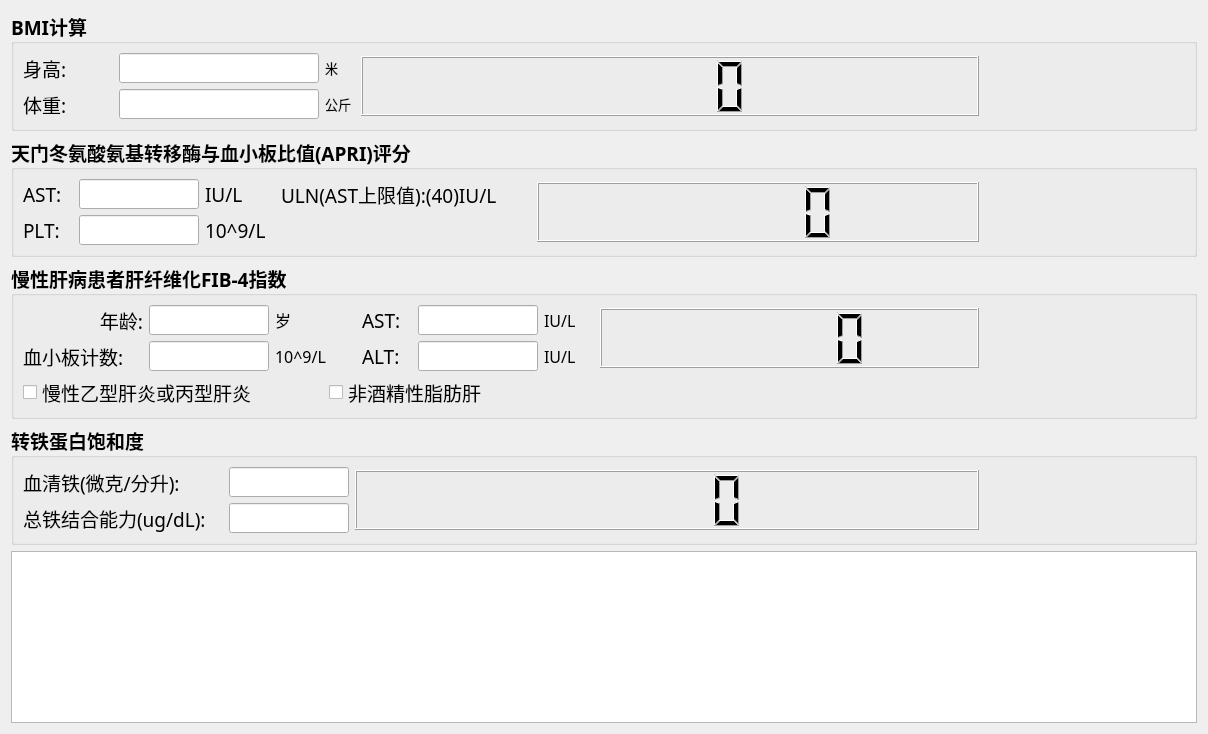
<?xml version="1.0" encoding="UTF-8"?>
<ui version="4.0">
 <class>BMI_Form</class>
 <widget class="QWidget" name="BMI_Form">
  <property name="geometry">
   <rect>
    <x>0</x>
    <y>0</y>
    <width>1208</width>
    <height>734</height>
   </rect>
  </property>
  <property name="minimumSize">
   <size>
    <width>980</width>
    <height>650</height>
   </size>
  </property>
  <property name="windowTitle">
   <string>Form</string>
  </property>
  <layout class="QVBoxLayout" name="verticalLayout">
   <item>
    <widget class="QGroupBox" name="groupBox">
     <property name="font">
      <font>
       <family>微软雅黑</family>
       <pointsize>14</pointsize>
       <weight>75</weight>
       <bold>true</bold>
      </font>
     </property>
     <property name="title">
      <string>BMI计算</string>
     </property>
     <layout class="QGridLayout" name="gridLayout">
      <item row="0" column="0">
       <widget class="QLabel" name="height_label">
        <property name="sizePolicy">
         <sizepolicy hsizetype="Fixed" vsizetype="Fixed">
          <horstretch>0</horstretch>
          <verstretch>0</verstretch>
         </sizepolicy>
        </property>
        <property name="minimumSize">
         <size>
          <width>90</width>
          <height>30</height>
         </size>
        </property>
        <property name="maximumSize">
         <size>
          <width>90</width>
          <height>30</height>
         </size>
        </property>
        <property name="font">
         <font>
          <family>微软雅黑</family>
          <pointsize>14</pointsize>
          <weight>50</weight>
          <bold>false</bold>
         </font>
        </property>
        <property name="text">
         <string>身高: </string>
        </property>
       </widget>
      </item>
      <item row="0" column="1">
       <widget class="QLineEdit" name="height_lineEdit">
        <property name="sizePolicy">
         <sizepolicy hsizetype="Fixed" vsizetype="Fixed">
          <horstretch>0</horstretch>
          <verstretch>0</verstretch>
         </sizepolicy>
        </property>
        <property name="minimumSize">
         <size>
          <width>200</width>
          <height>30</height>
         </size>
        </property>
        <property name="maximumSize">
         <size>
          <width>200</width>
          <height>30</height>
         </size>
        </property>
        <property name="font">
         <font>
          <pointsize>16</pointsize>
          <weight>75</weight>
          <bold>true</bold>
         </font>
        </property>
       </widget>
      </item>
      <item row="0" column="2">
       <widget class="QLabel" name="label">
        <property name="maximumSize">
         <size>
          <width>30</width>
          <height>16777215</height>
         </size>
        </property>
        <property name="font">
         <font>
          <family>微软雅黑</family>
          <pointsize>10</pointsize>
          <weight>50</weight>
          <bold>false</bold>
         </font>
        </property>
        <property name="text">
         <string>米</string>
        </property>
       </widget>
      </item>
      <item row="0" column="3" rowspan="2">
       <widget class="QLCDNumber" name="bmi_lcdNumber">
        <property name="minimumSize">
         <size>
          <width>0</width>
          <height>60</height>
         </size>
        </property>
        <property name="maximumSize">
         <size>
          <width>1677215</width>
          <height>60</height>
         </size>
        </property>
        <property name="font">
         <font>
          <family>微软雅黑</family>
          <pointsize>14</pointsize>
          <weight>75</weight>
          <bold>true</bold>
         </font>
        </property>
       </widget>
      </item>
      <item row="0" column="4" rowspan="2">
       <widget class="QLabel" name="bmi_res_label">
        <property name="minimumSize">
         <size>
          <width>200</width>
          <height>60</height>
         </size>
        </property>
        <property name="maximumSize">
         <size>
          <width>200</width>
          <height>60</height>
         </size>
        </property>
        <property name="font">
         <font>
          <pointsize>48</pointsize>
         </font>
        </property>
        <property name="text">
         <string/>
        </property>
       </widget>
      </item>
      <item row="1" column="0">
       <widget class="QLabel" name="wight_label">
        <property name="sizePolicy">
         <sizepolicy hsizetype="Fixed" vsizetype="Fixed">
          <horstretch>0</horstretch>
          <verstretch>0</verstretch>
         </sizepolicy>
        </property>
        <property name="minimumSize">
         <size>
          <width>90</width>
          <height>30</height>
         </size>
        </property>
        <property name="maximumSize">
         <size>
          <width>90</width>
          <height>30</height>
         </size>
        </property>
        <property name="font">
         <font>
          <family>微软雅黑</family>
          <pointsize>14</pointsize>
          <weight>50</weight>
          <bold>false</bold>
         </font>
        </property>
        <property name="text">
         <string>体重:</string>
        </property>
       </widget>
      </item>
      <item row="1" column="1">
       <widget class="QLineEdit" name="weight_lineEdit">
        <property name="sizePolicy">
         <sizepolicy hsizetype="Fixed" vsizetype="Fixed">
          <horstretch>0</horstretch>
          <verstretch>0</verstretch>
         </sizepolicy>
        </property>
        <property name="minimumSize">
         <size>
          <width>200</width>
          <height>30</height>
         </size>
        </property>
        <property name="maximumSize">
         <size>
          <width>200</width>
          <height>30</height>
         </size>
        </property>
        <property name="font">
         <font>
          <pointsize>16</pointsize>
          <weight>75</weight>
          <bold>true</bold>
         </font>
        </property>
       </widget>
      </item>
      <item row="1" column="2">
       <widget class="QLabel" name="label_2">
        <property name="maximumSize">
         <size>
          <width>35</width>
          <height>16777215</height>
         </size>
        </property>
        <property name="font">
         <font>
          <family>微软雅黑</family>
          <pointsize>10</pointsize>
          <weight>50</weight>
          <bold>false</bold>
         </font>
        </property>
        <property name="text">
         <string>公斤</string>
        </property>
       </widget>
      </item>
     </layout>
    </widget>
   </item>
   <item>
    <widget class="QGroupBox" name="arpi_groupBox">
     <property name="font">
      <font>
       <family>微软雅黑</family>
       <pointsize>14</pointsize>
       <weight>75</weight>
       <bold>true</bold>
      </font>
     </property>
     <property name="title">
      <string>天门冬氨酸氨基转移酶与血小板比值(APRI)评分</string>
     </property>
     <layout class="QGridLayout" name="gridLayout_7">
      <item row="0" column="0">
       <widget class="QLabel" name="AST_label">
        <property name="minimumSize">
         <size>
          <width>50</width>
          <height>30</height>
         </size>
        </property>
        <property name="maximumSize">
         <size>
          <width>50</width>
          <height>30</height>
         </size>
        </property>
        <property name="font">
         <font>
          <family>微软雅黑</family>
          <pointsize>14</pointsize>
          <weight>50</weight>
          <bold>false</bold>
         </font>
        </property>
        <property name="text">
         <string>AST:</string>
        </property>
       </widget>
      </item>
      <item row="0" column="1">
       <widget class="QLineEdit" name="AST_lineEdit">
        <property name="minimumSize">
         <size>
          <width>120</width>
          <height>30</height>
         </size>
        </property>
        <property name="maximumSize">
         <size>
          <width>120</width>
          <height>30</height>
         </size>
        </property>
        <property name="font">
         <font>
          <pointsize>16</pointsize>
          <weight>75</weight>
          <bold>true</bold>
         </font>
        </property>
       </widget>
      </item>
      <item row="0" column="2">
       <widget class="QLabel" name="AST_unit_label">
        <property name="minimumSize">
         <size>
          <width>50</width>
          <height>30</height>
         </size>
        </property>
        <property name="maximumSize">
         <size>
          <width>50</width>
          <height>30</height>
         </size>
        </property>
        <property name="font">
         <font>
          <family>微软雅黑</family>
          <pointsize>14</pointsize>
          <weight>50</weight>
          <bold>false</bold>
         </font>
        </property>
        <property name="text">
         <string>IU/L</string>
        </property>
       </widget>
      </item>
      <item row="0" column="3">
       <widget class="QLabel" name="ULN_label">
        <property name="minimumSize">
         <size>
          <width>250</width>
          <height>30</height>
         </size>
        </property>
        <property name="maximumSize">
         <size>
          <width>250</width>
          <height>30</height>
         </size>
        </property>
        <property name="font">
         <font>
          <family>微软雅黑</family>
          <pointsize>14</pointsize>
          <weight>50</weight>
          <bold>false</bold>
         </font>
        </property>
        <property name="text">
         <string>ULN(AST上限值):(40)IU/L</string>
        </property>
       </widget>
      </item>
      <item row="0" column="4" rowspan="2">
       <widget class="QLCDNumber" name="arp_lcdNumber">
        <property name="minimumSize">
         <size>
          <width>200</width>
          <height>60</height>
         </size>
        </property>
        <property name="maximumSize">
         <size>
          <width>16777215</width>
          <height>60</height>
         </size>
        </property>
       </widget>
      </item>
      <item row="0" column="5" rowspan="2">
       <widget class="QLabel" name="arp_res_label">
        <property name="minimumSize">
         <size>
          <width>200</width>
          <height>60</height>
         </size>
        </property>
        <property name="maximumSize">
         <size>
          <width>200</width>
          <height>60</height>
         </size>
        </property>
        <property name="font">
         <font>
          <pointsize>28</pointsize>
         </font>
        </property>
        <property name="text">
         <string/>
        </property>
       </widget>
      </item>
      <item row="1" column="0">
       <widget class="QLabel" name="AST_label_2">
        <property name="minimumSize">
         <size>
          <width>50</width>
          <height>30</height>
         </size>
        </property>
        <property name="maximumSize">
         <size>
          <width>50</width>
          <height>30</height>
         </size>
        </property>
        <property name="font">
         <font>
          <family>微软雅黑</family>
          <pointsize>14</pointsize>
          <weight>50</weight>
          <bold>false</bold>
         </font>
        </property>
        <property name="text">
         <string>PLT:</string>
        </property>
       </widget>
      </item>
      <item row="1" column="1">
       <widget class="QLineEdit" name="PLT_lineEdit">
        <property name="minimumSize">
         <size>
          <width>120</width>
          <height>30</height>
         </size>
        </property>
        <property name="maximumSize">
         <size>
          <width>120</width>
          <height>30</height>
         </size>
        </property>
        <property name="font">
         <font>
          <pointsize>16</pointsize>
          <weight>75</weight>
          <bold>true</bold>
         </font>
        </property>
       </widget>
      </item>
      <item row="1" column="2">
       <widget class="QLabel" name="PLT_unit_label">
        <property name="minimumSize">
         <size>
          <width>70</width>
          <height>30</height>
         </size>
        </property>
        <property name="maximumSize">
         <size>
          <width>70</width>
          <height>30</height>
         </size>
        </property>
        <property name="font">
         <font>
          <family>微软雅黑</family>
          <pointsize>14</pointsize>
          <weight>50</weight>
          <bold>false</bold>
         </font>
        </property>
        <property name="text">
         <string>10^9/L</string>
        </property>
       </widget>
      </item>
     </layout>
    </widget>
   </item>
   <item>
    <widget class="QGroupBox" name="fib4_groupBox">
     <property name="font">
      <font>
       <family>微软雅黑</family>
       <pointsize>14</pointsize>
       <weight>75</weight>
       <bold>true</bold>
      </font>
     </property>
     <property name="title">
      <string>慢性肝病患者肝纤维化FIB-4指数</string>
     </property>
     <layout class="QGridLayout" name="gridLayout_3">
      <item row="0" column="0">
       <layout class="QHBoxLayout" name="horizontalLayout_7">
        <item>
         <layout class="QGridLayout" name="gridLayout_2">
          <item row="0" column="0">
           <layout class="QHBoxLayout" name="horizontalLayout">
            <item>
             <widget class="QLabel" name="age_label">
              <property name="enabled">
               <bool>true</bool>
              </property>
              <property name="minimumSize">
               <size>
                <width>120</width>
                <height>30</height>
               </size>
              </property>
              <property name="maximumSize">
               <size>
                <width>120</width>
                <height>30</height>
               </size>
              </property>
              <property name="font">
               <font>
                <family>微软雅黑</family>
                <pointsize>14</pointsize>
                <weight>50</weight>
                <bold>false</bold>
               </font>
              </property>
              <property name="text">
               <string>年龄:</string>
              </property>
              <property name="alignment">
               <set>Qt::AlignRight|Qt::AlignTrailing|Qt::AlignVCenter</set>
              </property>
             </widget>
            </item>
            <item>
             <widget class="QLineEdit" name="age_lineEdit">
              <property name="minimumSize">
               <size>
                <width>120</width>
                <height>30</height>
               </size>
              </property>
              <property name="maximumSize">
               <size>
                <width>120</width>
                <height>30</height>
               </size>
              </property>
              <property name="font">
               <font>
                <family>微软雅黑</family>
                <pointsize>16</pointsize>
                <weight>50</weight>
                <bold>false</bold>
               </font>
              </property>
              <property name="text">
               <string/>
              </property>
             </widget>
            </item>
            <item>
             <widget class="QLabel" name="age_unit_label">
              <property name="minimumSize">
               <size>
                <width>80</width>
                <height>30</height>
               </size>
              </property>
              <property name="maximumSize">
               <size>
                <width>81</width>
                <height>30</height>
               </size>
              </property>
              <property name="font">
               <font>
                <family>微软雅黑</family>
                <pointsize>12</pointsize>
                <weight>50</weight>
                <bold>false</bold>
               </font>
              </property>
              <property name="text">
               <string>岁</string>
              </property>
             </widget>
            </item>
           </layout>
          </item>
          <item row="0" column="1">
           <layout class="QHBoxLayout" name="horizontalLayout_3">
            <item>
             <widget class="QLabel" name="fib_ast_label">
              <property name="minimumSize">
               <size>
                <width>50</width>
                <height>30</height>
               </size>
              </property>
              <property name="maximumSize">
               <size>
                <width>50</width>
                <height>30</height>
               </size>
              </property>
              <property name="font">
               <font>
                <family>微软雅黑</family>
                <pointsize>14</pointsize>
                <weight>50</weight>
                <bold>false</bold>
               </font>
              </property>
              <property name="text">
               <string>AST:</string>
              </property>
             </widget>
            </item>
            <item>
             <widget class="QLineEdit" name="fib_ast_lineEdit">
              <property name="minimumSize">
               <size>
                <width>120</width>
                <height>30</height>
               </size>
              </property>
              <property name="maximumSize">
               <size>
                <width>120</width>
                <height>30</height>
               </size>
              </property>
              <property name="font">
               <font>
                <family>微软雅黑</family>
                <pointsize>16</pointsize>
                <weight>50</weight>
                <bold>false</bold>
               </font>
              </property>
             </widget>
            </item>
            <item>
             <widget class="QLabel" name="fib_ast_unit_label">
              <property name="minimumSize">
               <size>
                <width>50</width>
                <height>30</height>
               </size>
              </property>
              <property name="maximumSize">
               <size>
                <width>50</width>
                <height>30</height>
               </size>
              </property>
              <property name="font">
               <font>
                <family>微软雅黑</family>
                <pointsize>12</pointsize>
                <weight>50</weight>
                <bold>false</bold>
               </font>
              </property>
              <property name="text">
               <string>IU/L</string>
              </property>
             </widget>
            </item>
           </layout>
          </item>
          <item row="1" column="0">
           <layout class="QHBoxLayout" name="horizontalLayout_2">
            <item>
             <widget class="QLabel" name="bcc_label">
              <property name="minimumSize">
               <size>
                <width>120</width>
                <height>30</height>
               </size>
              </property>
              <property name="maximumSize">
               <size>
                <width>120</width>
                <height>30</height>
               </size>
              </property>
              <property name="font">
               <font>
                <family>微软雅黑</family>
                <pointsize>14</pointsize>
                <weight>50</weight>
                <bold>false</bold>
               </font>
              </property>
              <property name="text">
               <string>血小板计数:</string>
              </property>
             </widget>
            </item>
            <item>
             <widget class="QLineEdit" name="bcc_lineEdit">
              <property name="minimumSize">
               <size>
                <width>120</width>
                <height>30</height>
               </size>
              </property>
              <property name="maximumSize">
               <size>
                <width>120</width>
                <height>30</height>
               </size>
              </property>
              <property name="font">
               <font>
                <family>微软雅黑</family>
                <pointsize>16</pointsize>
                <weight>50</weight>
                <bold>false</bold>
               </font>
              </property>
              <property name="text">
               <string/>
              </property>
             </widget>
            </item>
            <item>
             <widget class="QLabel" name="bcc_unit_label">
              <property name="minimumSize">
               <size>
                <width>80</width>
                <height>30</height>
               </size>
              </property>
              <property name="maximumSize">
               <size>
                <width>80</width>
                <height>30</height>
               </size>
              </property>
              <property name="font">
               <font>
                <family>微软雅黑</family>
                <pointsize>12</pointsize>
                <weight>50</weight>
                <bold>false</bold>
               </font>
              </property>
              <property name="text">
               <string>10^9/L</string>
              </property>
             </widget>
            </item>
           </layout>
          </item>
          <item row="1" column="1">
           <layout class="QHBoxLayout" name="horizontalLayout_4">
            <item>
             <widget class="QLabel" name="fib_alt_label">
              <property name="minimumSize">
               <size>
                <width>50</width>
                <height>30</height>
               </size>
              </property>
              <property name="maximumSize">
               <size>
                <width>50</width>
                <height>30</height>
               </size>
              </property>
              <property name="font">
               <font>
                <family>微软雅黑</family>
                <pointsize>14</pointsize>
                <weight>50</weight>
                <bold>false</bold>
               </font>
              </property>
              <property name="text">
               <string>ALT:</string>
              </property>
             </widget>
            </item>
            <item>
             <widget class="QLineEdit" name="fib_alt_lineEdit">
              <property name="minimumSize">
               <size>
                <width>120</width>
                <height>30</height>
               </size>
              </property>
              <property name="maximumSize">
               <size>
                <width>120</width>
                <height>30</height>
               </size>
              </property>
              <property name="font">
               <font>
                <family>微软雅黑</family>
                <pointsize>16</pointsize>
                <weight>50</weight>
                <bold>false</bold>
               </font>
              </property>
              <property name="text">
               <string/>
              </property>
             </widget>
            </item>
            <item>
             <widget class="QLabel" name="fib_alt_unit_label">
              <property name="minimumSize">
               <size>
                <width>50</width>
                <height>30</height>
               </size>
              </property>
              <property name="maximumSize">
               <size>
                <width>50</width>
                <height>30</height>
               </size>
              </property>
              <property name="font">
               <font>
                <family>微软雅黑</family>
                <pointsize>12</pointsize>
                <weight>50</weight>
                <bold>false</bold>
               </font>
              </property>
              <property name="text">
               <string>IU/L</string>
              </property>
             </widget>
            </item>
           </layout>
          </item>
         </layout>
        </item>
        <item>
         <layout class="QHBoxLayout" name="horizontalLayout_5">
          <item>
           <widget class="QLCDNumber" name="fib4_lcdNumber">
            <property name="minimumSize">
             <size>
              <width>100</width>
              <height>60</height>
             </size>
            </property>
            <property name="maximumSize">
             <size>
              <width>16777215</width>
              <height>60</height>
             </size>
            </property>
           </widget>
          </item>
          <item>
           <widget class="QLabel" name="fib_res_label">
            <property name="minimumSize">
             <size>
              <width>200</width>
              <height>60</height>
             </size>
            </property>
            <property name="maximumSize">
             <size>
              <width>200</width>
              <height>60</height>
             </size>
            </property>
            <property name="font">
             <font>
              <family>微软雅黑</family>
              <pointsize>28</pointsize>
              <weight>75</weight>
              <bold>true</bold>
             </font>
            </property>
            <property name="text">
             <string/>
            </property>
           </widget>
          </item>
         </layout>
        </item>
       </layout>
      </item>
      <item row="1" column="0">
       <layout class="QHBoxLayout" name="horizontalLayout_6">
        <item>
         <widget class="QCheckBox" name="shbv_checkBox">
          <property name="minimumSize">
           <size>
            <width>300</width>
            <height>30</height>
           </size>
          </property>
          <property name="maximumSize">
           <size>
            <width>300</width>
            <height>30</height>
           </size>
          </property>
          <property name="font">
           <font>
            <family>微软雅黑</family>
            <pointsize>14</pointsize>
            <weight>50</weight>
            <bold>false</bold>
           </font>
          </property>
          <property name="text">
           <string>慢性乙型肝炎或丙型肝炎</string>
          </property>
         </widget>
        </item>
        <item>
         <widget class="QCheckBox" name="fl_checkBox">
          <property name="minimumSize">
           <size>
            <width>240</width>
            <height>30</height>
           </size>
          </property>
          <property name="maximumSize">
           <size>
            <width>240</width>
            <height>30</height>
           </size>
          </property>
          <property name="font">
           <font>
            <family>微软雅黑</family>
            <pointsize>14</pointsize>
            <weight>50</weight>
            <bold>false</bold>
           </font>
          </property>
          <property name="text">
           <string>非酒精性脂肪肝</string>
          </property>
         </widget>
        </item>
        <item>
         <spacer name="horizontalSpacer">
          <property name="orientation">
           <enum>Qt::Horizontal</enum>
          </property>
          <property name="sizeHint" stdset="0">
           <size>
            <width>40</width>
            <height>20</height>
           </size>
          </property>
         </spacer>
        </item>
       </layout>
      </item>
     </layout>
    </widget>
   </item>
   <item>
    <widget class="QGroupBox" name="ts_groupBox">
     <property name="font">
      <font>
       <family>微软雅黑</family>
       <pointsize>14</pointsize>
       <weight>75</weight>
       <bold>true</bold>
      </font>
     </property>
     <property name="title">
      <string>转铁蛋白饱和度</string>
     </property>
     <layout class="QGridLayout" name="gridLayout_6">
      <item row="0" column="0">
       <layout class="QGridLayout" name="gridLayout_4">
        <item row="0" column="0">
         <widget class="QLabel" name="si_label">
          <property name="minimumSize">
           <size>
            <width>200</width>
            <height>30</height>
           </size>
          </property>
          <property name="maximumSize">
           <size>
            <width>110</width>
            <height>30</height>
           </size>
          </property>
          <property name="font">
           <font>
            <family>微软雅黑</family>
            <pointsize>14</pointsize>
            <weight>50</weight>
            <bold>false</bold>
           </font>
          </property>
          <property name="text">
           <string>血清铁(微克/分升):</string>
          </property>
         </widget>
        </item>
        <item row="0" column="1">
         <widget class="QLineEdit" name="si_lineEdit">
          <property name="minimumSize">
           <size>
            <width>120</width>
            <height>30</height>
           </size>
          </property>
          <property name="maximumSize">
           <size>
            <width>120</width>
            <height>30</height>
           </size>
          </property>
          <property name="font">
           <font>
            <pointsize>16</pointsize>
            <weight>75</weight>
            <bold>true</bold>
           </font>
          </property>
          <property name="text">
           <string/>
          </property>
         </widget>
        </item>
        <item row="0" column="2" rowspan="2">
         <widget class="QLCDNumber" name="ts_lcdNumber">
          <property name="minimumSize">
           <size>
            <width>100</width>
            <height>60</height>
           </size>
          </property>
          <property name="maximumSize">
           <size>
            <width>16777215</width>
            <height>60</height>
           </size>
          </property>
         </widget>
        </item>
        <item row="0" column="3" rowspan="2">
         <widget class="QLabel" name="ts_res_label">
          <property name="minimumSize">
           <size>
            <width>200</width>
            <height>60</height>
           </size>
          </property>
          <property name="maximumSize">
           <size>
            <width>200</width>
            <height>60</height>
           </size>
          </property>
          <property name="font">
           <font>
            <pointsize>28</pointsize>
           </font>
          </property>
          <property name="text">
           <string/>
          </property>
         </widget>
        </item>
        <item row="1" column="0">
         <widget class="QLabel" name="fec_label">
          <property name="minimumSize">
           <size>
            <width>200</width>
            <height>30</height>
           </size>
          </property>
          <property name="maximumSize">
           <size>
            <width>110</width>
            <height>30</height>
           </size>
          </property>
          <property name="font">
           <font>
            <family>微软雅黑</family>
            <pointsize>14</pointsize>
            <weight>50</weight>
            <bold>false</bold>
           </font>
          </property>
          <property name="text">
           <string>总铁结合能力(ug/dL):</string>
          </property>
         </widget>
        </item>
        <item row="1" column="1">
         <widget class="QLineEdit" name="fec_lineEdit">
          <property name="minimumSize">
           <size>
            <width>120</width>
            <height>30</height>
           </size>
          </property>
          <property name="maximumSize">
           <size>
            <width>120</width>
            <height>30</height>
           </size>
          </property>
          <property name="font">
           <font>
            <pointsize>16</pointsize>
            <weight>75</weight>
            <bold>true</bold>
           </font>
          </property>
          <property name="text">
           <string/>
          </property>
         </widget>
        </item>
       </layout>
      </item>
     </layout>
    </widget>
   </item>
   <item>
    <widget class="QTextBrowser" name="textBrowser">
     <property name="minimumSize">
      <size>
       <width>0</width>
       <height>0</height>
      </size>
     </property>
     <property name="font">
      <font>
       <family>微软雅黑</family>
       <pointsize>14</pointsize>
      </font>
     </property>
    </widget>
   </item>
  </layout>
 </widget>
 <resources/>
 <connections/>
</ui>
